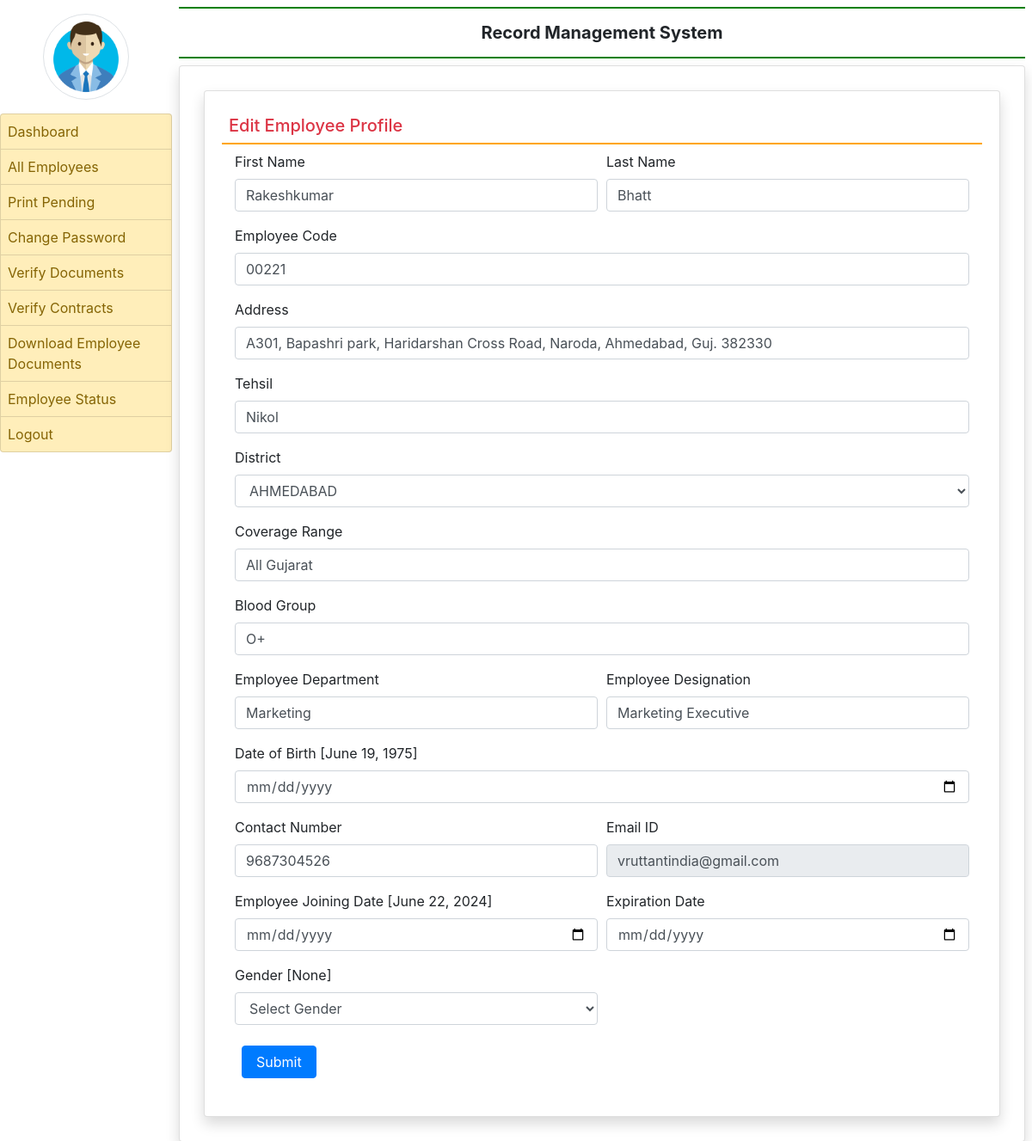
The page /edit_profile/4 (signed in) on the database its author committed.
### employee/models.py (models this page shows, shortened)
class EmployeeDetail(models.Model):
    user = models.ForeignKey(User, on_delete=models.CASCADE, null=True)
    empcode = models.CharField(max_length=100, null=True)
    empdept = models.CharField(max_length=100, null=True)
    designation = models.CharField(max_length=100, null=True)
    contact = models.CharField(max_length=15, null=True)
    gender = models.CharField(max_length=20, null=True)
    joiningdate = models.DateField(default=date.today)
    contact = models.CharField(max_length=15, null=True)
    address = models.CharField(max_length=255, null=True, blank=True)  # Add this line
    coverage = models.CharField(max_length=100, null=True)
    dob = models.DateField(null=True, blank=True)  # Date of Birth
    tehsil = models.CharField(max_length=100, null=True)
    district = models.CharField(max_length=100, null=True)
    blood_group = models.CharField(max_length=3, null=True)# Assuming blood group as a short string like "A+", "B-", etc.
    expiry_date = models.DateField(default=default_expiry_date)
    STATUS_CHOICES = [
        ('PENDING', 'Pending'),
        ('DOC_PENDING', 'Document Pending'),
        ('DOC_VERIFIED', 'Document Verified'),
        ('CONTRACT_PENDING', 'Contract Pending'),
        ('PRINT_PENDING', 'Print Pending'),
        ('FINALIZED', 'Finalized'),
    ]
    status = models.CharField(max_length=25, choices=STATUS_CHOICES, default='PENDING')

### employee/views.py (the view, shortened to what this page needs)
# urls.py: path('edit_profile/<int:pid>', edit_profile, name='edit_profile'),
def edit_profile(request, pid):
    if not request.user.is_authenticated:
        return redirect('admin_login')
    error = ""
    employee = EmployeeDetail.objects.get(id=pid)
    d = {'error': error, 'employee': employee}
    return render(request, 'edit_profile.html', d)

### employee/templates/edit_profile.html (shortened to what this page needs)
{% extends 'admin_base.html' %}
{% block main %}
<div class="card shadow m-2">
    <div class="card-body">
        <h5 class="p-2 text-danger" style="border-bottom: 2px solid orange;">Edit Employee Profile</h5>
        <div class="container-fluid">
            <form method="POST" name="edit_profile">
                <div class="form-row">
                    <div class="col-sm-6">
                        <div class="form-group">
                            <label>First Name</label>
                            <input type="text" name="firstname" placeholder="Enter First Name" class="form-control" value="{{ employee.user.first_name }}" pattern="[A-Za-z]+">
                        </div>
                    </div>
                    <div class="col-sm-6">
                        <div class="form-group">
                            <label>Last Name</label>
                            <input type="text" name="lastname" placeholder="Enter Last Name" class="form-control" value="{{ employee.user.last_name }}" pattern="[A-Za-z]+">
                        </div>
                    </div>
                    <div class="col-sm-12">
                        <div class="form-group">
                            <label>Employee Code</label>
                            <input type="text" name="empcode" value="{{ employee.empcode }}" placeholder="Employee Code" required class="form-control">
                        </div>
                    </div>
                    <div class="col-sm-12">
                        <div class="form-group">
                            <label>Address</label>
			    <input type="text" name="address" value="{{ employee.address }}" placeholder="Enter Address" required class="form-control">
                        </div>
                    </div>
                    <div class="col-sm-12">
                        <div class="form-group">
                            <label>Tehsil</label>
                            <input type="text" name="tehsil" value="{{ employee.tehsil }}" placeholder="Enter Tehsil" required class="form-control">
                        </div>
                    </div>
                    <div class="col-sm-12">
                        <div class="form-group">
                            <label>District</label>
                            <select name="district" class="form-control" required>
                                <option value="AHMEDABAD" {% if employee.district == "AHMEDABAD" %}selected{% endif %}>AHMEDABAD</option>
                            </select>
                        </div>
                    </div>
                    <div class="col-sm-12">
                        <div class="form-group">
                            <label>Coverage Range</label>
			    <input type="text" name="coverage" value="{{ employee.coverage }}" placeholder="Enter coverage area" required class="form-control">
                        </div>
                    </div>
                    <div class="col-sm-12">
                        <div class="form-group">
                            <label>Blood Group</label>
                            <input type="text" name="blood_group" value="{{ employee.blood_group }}" placeholder="Enter Blood Group" required class="form-control" pattern="^(A|B|AB|O)[+-]$">
                        </div>
                    </div>
                    <div class="col-sm-6">
                        <div class="form-group">
                            <label>Employee Department</label>
                            <input type="text" name="department" value="{{ employee.empdept }}" placeholder="Department" required class="form-control">
                        </div>
                    </div>
                    <div class="col-sm-6">
                        <div class="form-group">
                            <label>Employee Designation</label>
                            <input type="text" name="designation" value="{{ employee.designation }}" placeholder="Designation" class="form-control">
                        </div>
                    </div>
                    <div class="col-sm-12">
                        <div class="form-group">
				<label>Date of Birth [{{ employee.dob }}]</label>
			    <input type="date" name="dob" placeholder="Enter Date of Birth" required class="form-control">
                        </div>
                    </div>
                    <div class="col-sm-6">
                        <div class="form-group">
                            <label>Contact Number</label>
                            <input type="text" name="contact" placeholder="Contact Number" value="{{ employee.contact }}" class="form-control">
                        </div>
                    </div>
                    <div class="col-sm-6">
                        <div class="form-group">
                            <label>Email ID</label>
                            <input type="email" name="emailid" value="{{ employee.user.username }}" placeholder="Email ID" class="form-control" readonly>
                        </div>
                    </div>
                    <div class="col-sm-6">
                        <div class="form-group">
                            <label>Employee Joining Date [{{ employee.joiningdate }}]</label>
                            <input type="date" name="jdate" class="form-control">
                        </div>
                    </div>
                    <div class="col-sm-6">
                        <div class="form-group">
                            <label>Expiration Date</label>
                            <input type="date" name="expiry_date" class="form-control">
                        </div>
                    </div>
                    <div class="col-sm-6">
                        <div class="form-group">
                            <label>Gender [{{ employee.gender }}]</label>
                            <select name="gender" class="form-control">
                                <option value="None" {% if employee.gender == 'None' %}selected{% endif %}>Select Gender</option>
                            </select>
                        </div>
                    </div>
                </div>
                <input type="submit" value="Submit" class="m-2 px-3 btn btn-primary">
            </form>
        </div>
    </div>
</div>
{% endblock %}

### rows shown on the page
EmployeeDetail: firstname "Rakeshkumar", lastname "Bhatt", empcode "00221", address "A301, Bapashri park, Haridarshan Cross Road, Naroda, Ahmedabad, Guj. 382330", tehsil "Nikol", district "AHMEDABAD", coverage "All Gujarat", blood_group "O+", department "Marketing", designation "Marketing Executive", dob "June 19, 1975", contact "9687304526", emailid "vruttantindia@gmail.com", joiningdate "June 22, 2024", gender "None", gender "Select Gender"
